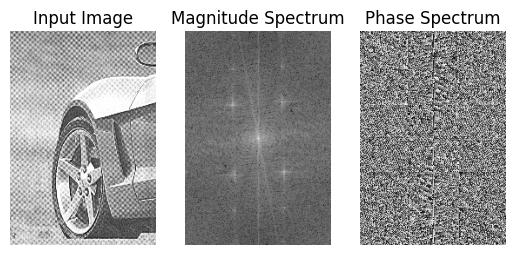
#> input picture Lab5/out/09-05-48.png, 515 x 255 px, given in place of Q5_1.tif, which was not available
$ python freq_filter.py
#> lines starting #> are read from the running program, lines starting #| are printed output that depends on the picture; pictures that were not available may be replaced by others from this repository, and a replacement may not be noted
# %%
import numpy as np
from PIL import Image
from matplotlib import pyplot as plt
import pandas as pd
import datetime

# %%
# [4 lines left out: function pd_print, not called in this run]

# %%
def conv2d(img: np.ndarray, kernel: np.ndarray, stride: int = 0, padding: int = 0, flipping =True) -> np.ndarray:
    temp = np.pad(img, padding, mode='reflect')
    if flipping:
        kernel = np.flipud(np.fliplr(kernel)) #! flip the kernel up-down and left-right (according to the definition of convolution)
    out_img = np.zeros(img.shape)
    for i in range(0, img.shape[0], stride):
        for j in range(0, img.shape[1], stride):
            out_img[i, j] = np.sum(temp[i:i+kernel.shape[0], j:j+kernel.shape[1]] * kernel)
    return out_img
# %%
def show_fft(img: np.ndarray, return_specturm: bool = False, savefig=False):
#> called with return_specturm = False, savefig = True
    f = np.fft.fft2(img)
#> img is the input picture: shape (255, 515, 4) float32; mean R, G, B, A 0.648, 0.648, 0.648, 1
    fshift = np.fft.fftshift(f)
    magnitude_spectrum = np.log(np.abs(fshift) + 1)
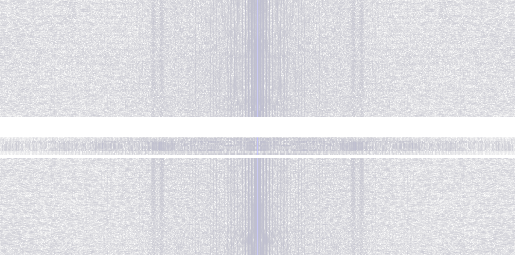
#> magnitude_spectrum: shape (255, 515, 4) float64; mean of channels 0, 1, 2, 3 1.18, 1.18, 1.96, 1.18; transparent parts drawn white
    magnitude_spectrum = (magnitude_spectrum - magnitude_spectrum.min()) / (magnitude_spectrum.max() - magnitude_spectrum.min()) * 255
    magnitude_spectrum = magnitude_spectrum.astype(np.uint8)

    phase_spectrum = np.angle(fshift)
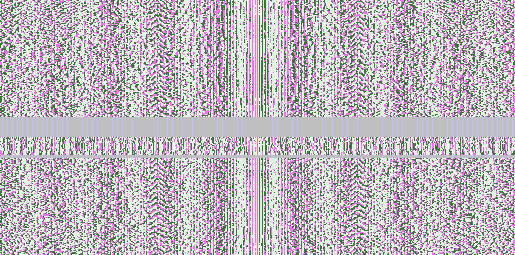
#> phase_spectrum: shape (255, 515, 4) float64; mean of channels 0, 1, 2, 3 0.00555, 0.0194, 0.0341, -0.0194; transparent parts drawn white
    phase_spectrum = (phase_spectrum - phase_spectrum.min()) / (phase_spectrum.max() - phase_spectrum.min()) * 255
    phase_spectrum = phase_spectrum.astype(np.uint8)

    plt.figure()
    plt.subplot(1,3,1)
    plt.imshow(img, cmap='gray')
    plt.axis('off')
    plt.title('Input Image')
    plt.subplot(1,3,2)
    plt.imshow(magnitude_spectrum, cmap='gray')
    plt.axis('off')
    plt.title('Magnitude Spectrum')
    plt.subplot(1,3,3)
    plt.imshow(phase_spectrum, cmap='gray')
    plt.axis('off')
    plt.title('Phase Spectrum')

    if savefig:
        t = datetime.datetime.now().strftime('%H-%M-%S')
        plt.savefig(f'out/{t}.png',bbox_inches='tight')
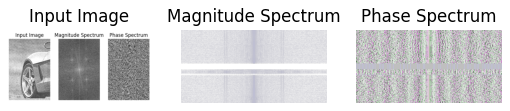
#> figure drawn by matplotlib, 3 panels
    plt.show()

    # real and imaginary part
    real = np.real(fshift)
    real = (real - real.min()) / (real.max() - real.min()) * 255
    real = real.astype(np.uint8)

    imag = np.imag(fshift)
    imag = (imag - imag.min()) / (imag.max() - imag.min()) * 255
    imag = imag.astype(np.uint8)

    plt.figure()
    plt.subplot(1,2,1)
    plt.imshow(real, cmap='gray')
    plt.axis('off')
    plt.title('Real Part')
    plt.subplot(1,2,2)
    plt.imshow(imag, cmap='gray')
    plt.axis('off')
    plt.title('Imaginary Part')
    plt.show()
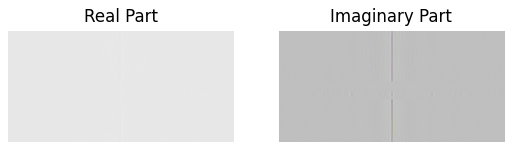
#> figure drawn by matplotlib, 2 panels
    if return_specturm:
        return magnitude_spectrum
    return
# %%
def sobel_spatial(img: np.ndarray, flipping = True):
    sobel_y = np.array([[-1, 0, 1], [-2, 0, 2], [-1, 0, 1]])
    if flipping:
        mask_y = conv2d(img, sobel_y, stride=1, padding=1,flipping=True)
    else:
        mask_y = conv2d(img, sobel_y, stride=1, padding=1,flipping=False)
    return mask_y

# %%
# [128 lines left out: functions pad_sobel, sobel_freq, ideal_lpf, gaussian_filter, butter_notch, not called in this run]

# %%
#-----------------Testing Section-----------------#
# read image
np.set_printoptions(threshold=np.inf)
# read image
img_t = []
for i in range (1, 4):
    img_t.append(plt.imread(f"in/Q5_{i}.tif"))
    show_fft(img_t[i-1],savefig=True)
#> pass 2 of the loop `for i in range (1, 4):`:
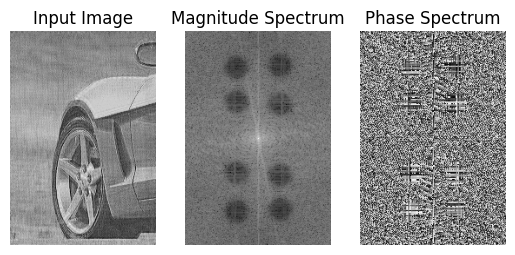
#> input picture Lab5/out/09-05-58.png, 515 x 255 px, given in place of Q5_2.tif, which was not available
#> in show_fft, img is the input picture: shape (255, 515, 4) float32; mean R, G, B, A 0.624, 0.624, 0.624, 1
#> in show_fft (call 2), `phase_spectrum = np.angle(fshift)`:
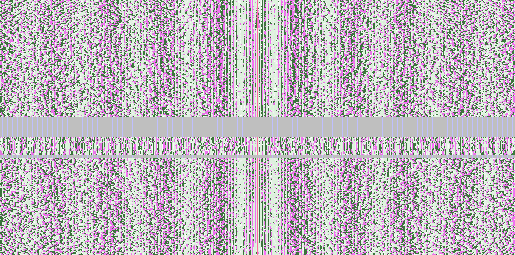
#> phase_spectrum: shape (255, 515, 4) float64; mean of channels 0, 1, 2, 3 0.00555, 0.0176, 0.0341, -0.0176; transparent parts drawn white
#> in show_fft (call 2), `plt.show()`:
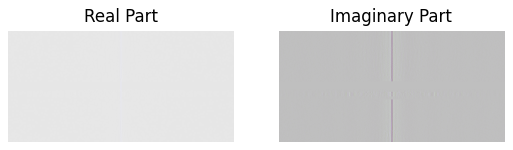
#> figure drawn by matplotlib, 2 panels

# %% -----------------------------------------------------
# apply sobel filter in spatial domain and frequency domain
sobel_s = sobel_spatial(img_t[0])
#> after the loop in conv2d, `for i in range(0, img.shape[0], stride):`: out_img: shape (255, 515, 4) float64; every value is 0
#> (the run stopped early here; a loop or call above may not have finished)
